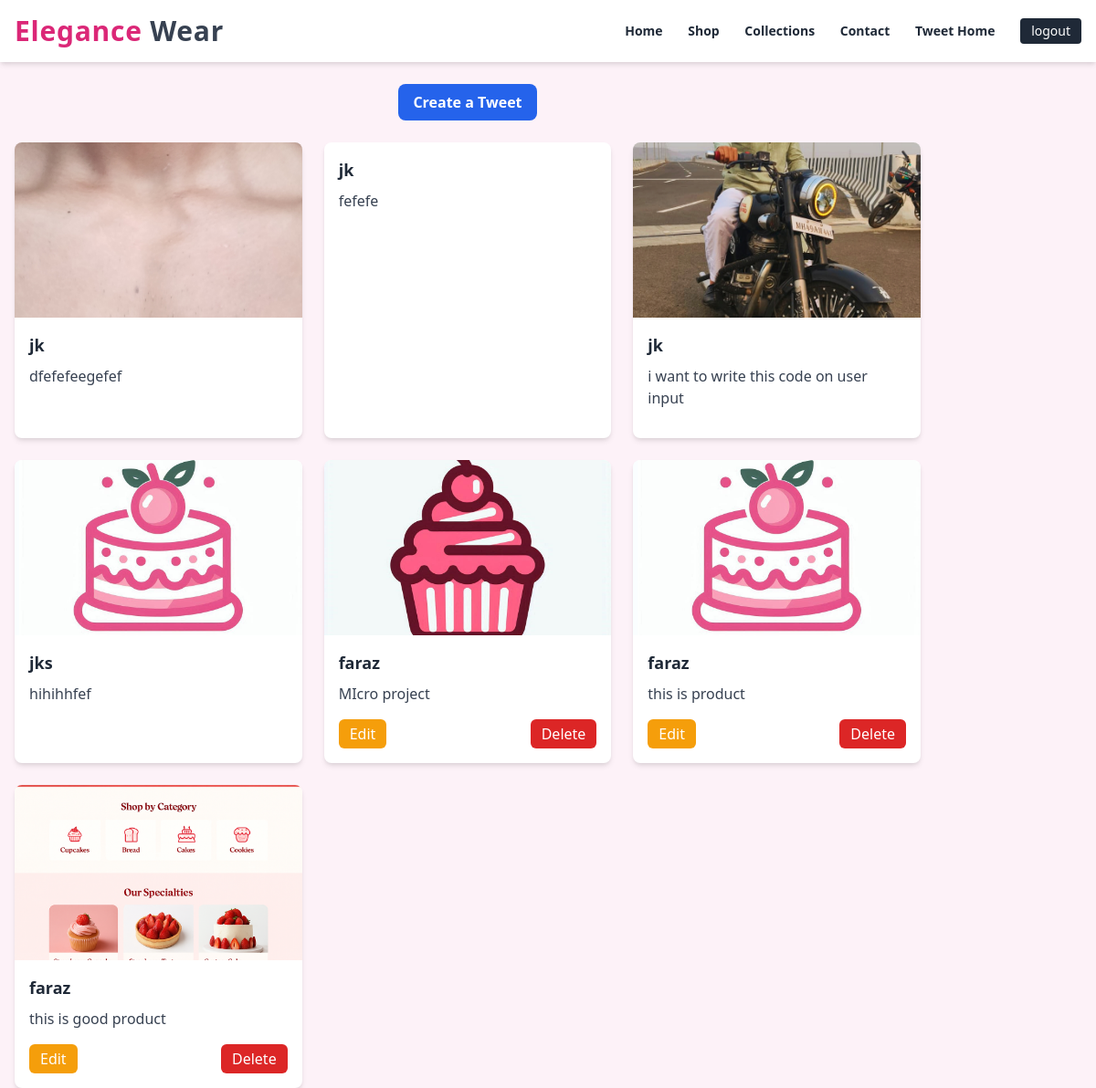
Page /tweet/ (signed in) on the committed database.
### tweet/models.py (models this page shows, shortened)
class Tweet(models.Model):
    user = models.ForeignKey(User, on_delete=models.CASCADE)
    text = models.TextField(max_length=430)
    photo = models.ImageField(upload_to='photos/', blank=True, null= True)
    created_at = models.DateTimeField(auto_now_add=True)
    updated_at = models.DateTimeField(auto_now=True)

### tweet/views.py (the view)
# urls.py: path('', views.tweet_list, name='tweet_list'),
def tweet_list(request):
    tweets = Tweet.objects.all().order_by('-created_at')
    return render(request, 'tweets_list.html', {'tweets':tweets})

### tweet/templates/tweets_list.html (shortened to what this page needs)
{% extends "layout.html" %}
{% block content %}
<br>
<div class="text-center mb-6">
    <a class="inline-block bg-blue-600 hover:bg-blue-700 text-white font-semibold py-2 px-4 rounded-lg transition duration-300" href="{% url 'tweet_create' %}">
        Create a Tweet
    </a>
</div>
<div class="container mx-auto grid grid-cols-1 sm:grid-cols-2 md:grid-cols-3 gap-6 px-4">
    {% for tweet in tweets %}
    <div class="bg-white rounded-lg shadow-md overflow-hidden">
        {% if tweet.photo %}
        <img src="{{ tweet.photo.url }}" class="w-full h-48 object-cover" alt="Tweet Photo">
        {% endif %}
        <div class="p-4">
            <h5 class="text-lg font-semibold mb-2">{{ tweet.user.username }}</h5>
            <p class="text-gray-700 mb-4">
                {{ tweet.text }}
            </p>
            {% if tweet.user == user %}
            <div class="flex justify-between">
                <a href="{% url 'tweet_edit' tweet.id %}" class="bg-yellow-500 hover:bg-yellow-600 text-white py-1 px-3 rounded-md transition duration-300">
                    Edit
                </a>
                <a href="{% url 'tweet_delete' tweet.id %}" class="bg-red-600 hover:bg-red-700 text-white py-1 px-3 rounded-md transition duration-300">
                    Delete
                </a>
            </div>
            {% endif %}
        </div>
    </div>
    {% endfor %}
</div>
{% endblock %}

### rows in the picture
Tweet: photo (picture), user.username "jk", text "dfefefeegefef"
Tweet: user.username "jk", text "fefefe"
Tweet: photo (picture), user.username "jk", text "i want to write this code on user input"
Tweet: photo (picture), user.username "jks", text "hihihhfef"
Tweet: photo (picture), user.username "faraz", text "MIcro project", shows "Edit"
Tweet: photo (picture), user.username "faraz", text "this is product", shows "Edit"
Tweet: photo (picture), user.username "faraz", text "this is good product", shows "Edit"
